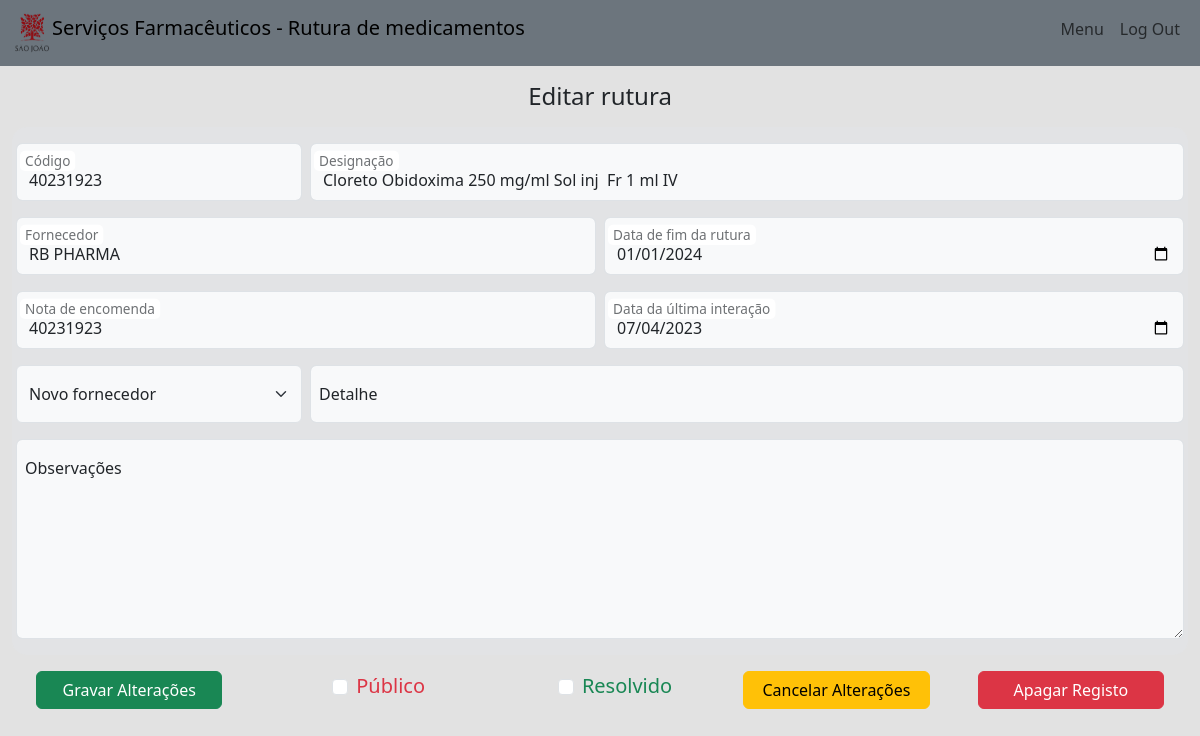
The page /edit/21 (signed in) on the database its author committed.
### tables this page shows
CREATE TABLE "ruts" (
	"id"	INTEGER,
	"code"	INTEGER,
	"desig"	TEXT,
	"forn"	TEXT,
	"order_nr"	INTEGER,
	"end_date"	TEXT,
	"last_date"	TEXT,
	"alternative"	TEXT,
	"detail"	TEXT,
	"obs"	TEXT,
	"created"	TEXT,
	"public"	TEXT DEFAULT 'false',
	"solved"	TEXT DEFAULT 'false',
	PRIMARY KEY("id" AUTOINCREMENT)
);

### app.py (the view)
@app.route('/edit/<id>', methods=('GET', 'POST'))
@login_required
def edit(id):
    if request.method == 'POST':
        data = request.form
        try:
            public = data['public']
        except:
            public = 'false'
        try:
            solved = data['solved']
        except:
            solved = 'false'
        con = sql_open()
        con.execute("UPDATE ruts SET code = ?, desig = ?, forn = ?, order_nr = ?, end_date = ?, last_date = ?, alternative = ?, detail = ?, obs = ?, public = ?, solved = ? WHERE id = ?", (data['code'], data['desig'], data['forn'], data['order'], data['enddate'],data['lastdate'], data['alter'], data['detail'], data['obs'], public, solved , id))
        con.commit()
        con.close()
        flash('Registo alterado com sucesso')
        return redirect(url_for('details', id=id))
    else:
        con = sql_open()
        cursor = con.cursor()
        cursor.execute("SELECT * FROM ruts WHERE id=?", (id,))
        data = cursor.fetchone()
        alter = json.dumps(data['alternative'])
        return render_template('editform.html', data=data, alter=alter)

### app.py (called while the page is built)
def sql_open():
    con = sql.connect('database.db')
    con.row_factory = sql.Row
    return con

### helpers.py (called while the page is built)
def login_required(f):
    @wraps(f)
    def decorated_function(*args, **kwargs):
        if session['name'] is None:
            return redirect(url_for('login'))
        return f(*args, **kwargs)
    return decorated_function

### templates/editform.html (shortened to what this page needs)
{% extends 'home.html'%}
{% block main%}
<div class="newform-bg pt-3">
    <h4 class="text-center">Editar rutura</h4>
<form id="editform" class="m-3 mt-4" action="{{ url_for('edit', id = data['id']) }}" method="POST">
    <div class="row g-2 bg-secondary-subtle add-form">
        <div class="form-floating col-lg-3 mt-3">
            <input name="code" id="code" type="number" class="form-control bg-light" placeholder="" required autocomplete="off" value="{{ data['code'] }}">
            <label for="code">Código</label>
        </div>
        <div class="form-floating col-lg-9 mt-3">
            <input name="desig" id="desig" type="text" class="form-control bg-light" placeholder="" required autocomplete="off" value="{{ data['desig'] }}">
            <label for="desig">Designação</label>
        </div>
        <div class="form-floating col-lg-6 mt-3">
            <input name="forn" id="forn" type="text" class="form-control bg-light" placeholder="" required autocomplete="off" value="{{ data['forn'] }}">
            <label for="forn">Fornecedor</label>
        </div>
        <div class="form-floating col-lg-6 mt-3">
            <input name="enddate" id="enddate" type="date" class="form-control bg-light" placeholder="" required value="{{ data['end_date'] }}">
            <label for="enddate" class="bg-body-transparent m-0">Data de fim da rutura</label>
        </div>
        <div class="form-floating col-lg-6 mt-3">
            <input name="order" id="order" type="number" class="form-control bg-light" placeholder="" required autocomplete="off" value="{{ data['order_nr'] }}">
            <label for="order" class="bg-body-transparent m-0">Nota de encomenda</label>
        </div>
        <div class="form-floating col-lg-6 mt-3">
            <input name="lastdate" id="lastdate" type="date" class="form-control bg-light" placeholder="" required value="{{ data['last_date'] }}">
            <label for="lastdate" class="bg-body-transparent m-0">Data da última interação</label>
        </div>
        <div class="col-lg-3 mt-3">
            <select name="alter" class="form-select bg-light col-3" style="height: 58px" id="alternative">
                <option value="newforn">Novo fornecedor</option>
            </select>
        </div>
        <div class="form-floating col-lg-9 mt-3">
            <input name="detail" id="detail" type="text" class="form-control bg-light" placeholder="" autocomplete="off" value="{{ data['detail'] }}">
            <label for="detail" class="bg-body-transparent m-0">Detalhe</label>
        </div>
        <div class="form-floating col-lg-12 mt-3 mb-3">
            <textarea name="obs" id="obs" class="form-control bg-light" style="height:200px" placeholder="" autocomplete="off">{{ data['obs'] }}</textarea>
            <label for="obs" class="bg-body-transparent">Observações</label>
        </div>
    </div>
    <div class="row g-2">
        <button type="submit" class="btn btn-success col m-4" form="editform">Gravar Alterações</button>
        <div class="form-check col m-4" style="display:flex; justify-content:center">
            {% if data['public'] == 'true' %}
            <input name="public" id="public" type="checkbox" class="form-check-input m-2" value="true" checked>
            {% else %}
            <input name="public" id="public" type="checkbox" class="form-check-input m-2" value="true">
            {% endif %}
            <label for="public" class="text-danger fs-5">Público</label>
        </div>
        <div class="form-check col m-4" style="display:flex; justify-content:center">
            {% if data['solved'] == 'true' %}
            <input name="solved" id="solved" type="checkbox" class="form-check-input m-2" value="true" checked>
            {% else %}
            <input name="solved" id="solved" type="checkbox" class="form-check-input m-2" value="true">
            {% endif %}
            <label for="solved" class="text-success fs-5">Resolvido</label>
        </div>
        <a href="{{ url_for('list', status='other') }}" class="btn btn-warning col m-4">Cancelar Alterações</a>
        <a href="#" class="btn btn-danger col m-4" id="delBtn">Apagar Registo</a>
    </div>
</form>
</div>
{% endblock main %}

### static/styles.css (style rules this page uses)
body, html { height: 100%; text-decoration: none; }
.add-form { border-radius: 15px }
.newform-bg { background-color: #e2e2e2; height: 91.6%; }
input[type='number'] { -moz-appearance: textfield; }

### rows shown on the page
ruts: code "40231923", desig "Cloreto Obidoxima 250 mg/ml Sol inj Fr 1 ml IV", forn "RB PHARMA", enddate "01/01/2024", order "40231923", lastdate "07/04/2023"
